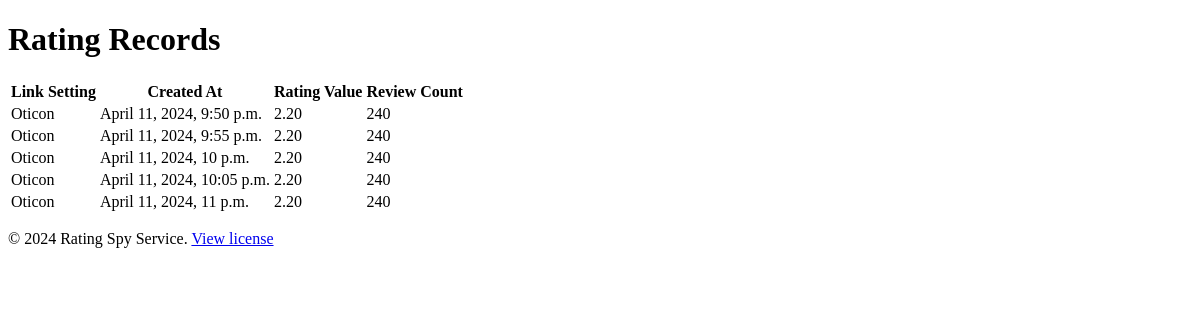
Page /table_result/ on the earlier database version.
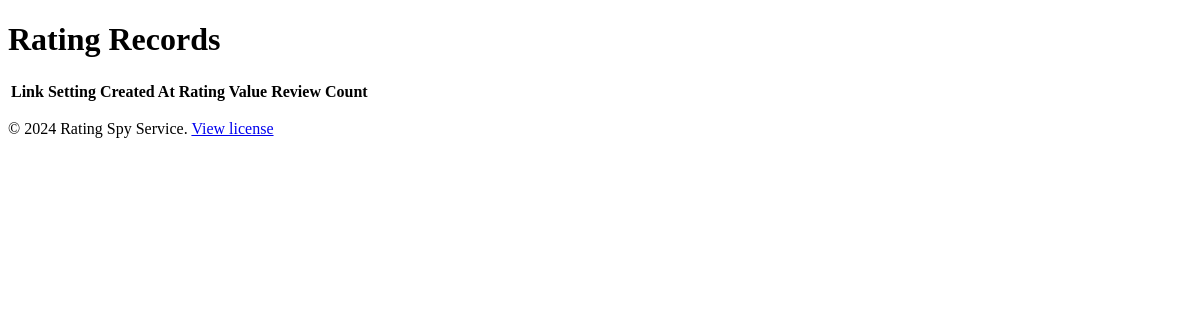
Same page on the later database version.
### myapp/models.py (models this page shows, shortened)
class RatingRecord(models.Model):
    link_setting = models.ForeignKey('LinkSetting', on_delete=models.CASCADE)
    created_at = models.DateTimeField(auto_now_add=True)
    rating_value = models.DecimalField(max_digits=5, decimal_places=2)
    review_count = models.PositiveIntegerField()

class LinkSetting (models.Model):
    name = models.CharField(max_length=100)
    url = models.CharField(max_length=1024)
    created_at = models.DateTimeField(auto_now_add=True)
    interval_in_hours = models.IntegerField(null=True)
    interval_in_minutes = models.IntegerField(null=True)

### myapp/views.py (the view)
# urls.py: path('table_result/', views.table_result_view, name='table_result_view'),
def table_result_view(request):
    rating_records = RatingRecord.objects.all()
    return render(request, 'table_result.html', {'rating_records': rating_records})

### myapp/templates/table_result.html (shortened to what this page needs)
{% extends 'base.html' %}
{% block content %}
<h1>Rating Records</h1>
<table>
    <thead>
        <tr>
            <th>Link Setting</th>
            <th>Created At</th>
            <th>Rating Value</th>
            <th>Review Count</th>
        </tr>
    </thead>
    <tbody>
        {% for record in rating_records %}
        <tr>
            <td>{{ record.link_setting.name }}</td>
            <td>{{ record.created_at }}</td>
            <td>{{ record.rating_value }}</td>
            <td>{{ record.review_count }}</td>
        </tr>
        {% endfor %}
    </tbody>
</table>
{% endblock %}

### myapp/templates/base.html (shortened to what this page needs)
<!DOCTYPE html>
<html lang="en">
<head>
</head>
<body>
    <main>
        {% block content %}{% endblock %}
    </main>
    <footer>
        <p>&copy; 2024 Rating Spy Service. <a href="https://raw.githubusercontent.com/t0x3e8/ratespy/main/LICENSE">View license</a></p>
    </footer>
</body>
</html>

Differences in the rows shown:
removed RatingRecord: link_setting.name "Oticon", created_at "April 11, 2024, 9:50 p.m.", rating_value "2.20", review_count "240"
removed RatingRecord: link_setting.name "Oticon", created_at "April 11, 2024, 9:55 p.m.", rating_value "2.20", review_count "240"
removed RatingRecord: link_setting.name "Oticon", created_at "April 11, 2024, 10 p.m.", rating_value "2.20", review_count "240"
removed RatingRecord: link_setting.name "Oticon", created_at "April 11, 2024, 10:05 p.m.", rating_value "2.20", review_count "240"
removed RatingRecord: link_setting.name "Oticon", created_at "April 11, 2024, 11 p.m.", rating_value "2.20", review_count "240"
